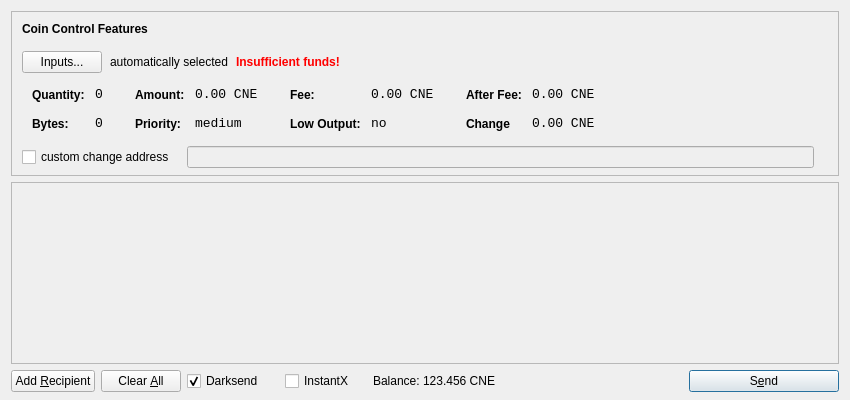
<?xml version="1.0" encoding="UTF-8"?>
<ui version="4.0">
 <class>SendCoinsDialog</class>
 <widget class="QDialog" name="SendCoinsDialog">
  <property name="geometry">
   <rect>
    <x>0</x>
    <y>0</y>
    <width>850</width>
    <height>400</height>
   </rect>
  </property>
  <property name="windowTitle">
   <string>Send Coins</string>
  </property>
  <layout class="QVBoxLayout" name="verticalLayout" stretch="0,1,0">
   <property name="bottomMargin">
    <number>8</number>
   </property>
   <item>
    <widget class="QFrame" name="frameCoinControl">
     <property name="sizePolicy">
      <sizepolicy hsizetype="Expanding" vsizetype="Expanding">
       <horstretch>0</horstretch>
       <verstretch>0</verstretch>
      </sizepolicy>
     </property>
     <property name="maximumSize">
      <size>
       <width>16777215</width>
       <height>16777215</height>
      </size>
     </property>
     <property name="frameShape">
      <enum>QFrame::StyledPanel</enum>
     </property>
     <property name="frameShadow">
      <enum>QFrame::Sunken</enum>
     </property>
     <layout class="QVBoxLayout" name="verticalLayoutCoinControl2">
      <property name="spacing">
       <number>-1</number>
      </property>
      <property name="leftMargin">
       <number>0</number>
      </property>
      <property name="topMargin">
       <number>0</number>
      </property>
      <property name="rightMargin">
       <number>0</number>
      </property>
      <property name="bottomMargin">
       <number>6</number>
      </property>
      <item>
       <layout class="QVBoxLayout" name="verticalLayoutCoinControl" stretch="0,0,0,0,1">
        <property name="spacing">
         <number>0</number>
        </property>
        <property name="leftMargin">
         <number>10</number>
        </property>
        <property name="topMargin">
         <number>10</number>
        </property>
        <item>
         <layout class="QHBoxLayout" name="horizontalLayoutCoinControl1">
          <property name="bottomMargin">
           <number>15</number>
          </property>
          <item>
           <widget class="QLabel" name="labelCoinControlFeatures">
            <property name="sizePolicy">
             <sizepolicy hsizetype="Preferred" vsizetype="Maximum">
              <horstretch>0</horstretch>
              <verstretch>0</verstretch>
             </sizepolicy>
            </property>
            <property name="font">
             <font>
              <weight>75</weight>
              <bold>true</bold>
             </font>
            </property>
            <property name="styleSheet">
             <string notr="true">font-weight:bold;</string>
            </property>
            <property name="text">
             <string>Coin Control Features</string>
            </property>
           </widget>
          </item>
         </layout>
        </item>
        <item>
         <layout class="QHBoxLayout" name="horizontalLayoutCoinControl2" stretch="0,0,0,0">
          <property name="spacing">
           <number>8</number>
          </property>
          <property name="bottomMargin">
           <number>10</number>
          </property>
          <item>
           <widget class="QPushButton" name="pushButtonCoinControl">
            <property name="styleSheet">
             <string notr="true"/>
            </property>
            <property name="text">
             <string>Inputs...</string>
            </property>
           </widget>
          </item>
          <item>
           <widget class="QLabel" name="labelCoinControlAutomaticallySelected">
            <property name="text">
             <string>automatically selected</string>
            </property>
            <property name="margin">
             <number>5</number>
            </property>
           </widget>
          </item>
          <item>
           <widget class="QLabel" name="labelCoinControlInsuffFunds">
            <property name="font">
             <font>
              <weight>75</weight>
              <bold>true</bold>
             </font>
            </property>
            <property name="styleSheet">
             <string notr="true">color:red;font-weight:bold;</string>
            </property>
            <property name="text">
             <string>Insufficient funds!</string>
            </property>
            <property name="margin">
             <number>5</number>
            </property>
           </widget>
          </item>
          <item>
           <spacer name="horizontalSpacerCoinControl">
            <property name="orientation">
             <enum>Qt::Horizontal</enum>
            </property>
            <property name="sizeHint" stdset="0">
             <size>
              <width>40</width>
              <height>1</height>
             </size>
            </property>
           </spacer>
          </item>
         </layout>
        </item>
        <item>
         <widget class="QWidget" name="widgetCoinControl" native="true">
          <property name="sizePolicy">
           <sizepolicy hsizetype="Preferred" vsizetype="Preferred">
            <horstretch>0</horstretch>
            <verstretch>0</verstretch>
           </sizepolicy>
          </property>
          <property name="minimumSize">
           <size>
            <width>0</width>
            <height>0</height>
           </size>
          </property>
          <property name="styleSheet">
           <string notr="true"/>
          </property>
          <layout class="QHBoxLayout" name="horizontalLayoutCoinControl5">
           <property name="margin">
            <number>0</number>
           </property>
           <item>
            <layout class="QHBoxLayout" name="horizontalLayoutCoinControl3" stretch="0,0,0,1">
             <property name="spacing">
              <number>20</number>
             </property>
             <property name="topMargin">
              <number>0</number>
             </property>
             <property name="bottomMargin">
              <number>10</number>
             </property>
             <item>
              <layout class="QFormLayout" name="formLayoutCoinControl1">
               <property name="horizontalSpacing">
                <number>10</number>
               </property>
               <property name="verticalSpacing">
                <number>14</number>
               </property>
               <property name="leftMargin">
                <number>10</number>
               </property>
               <property name="topMargin">
                <number>4</number>
               </property>
               <property name="rightMargin">
                <number>6</number>
               </property>
               <item row="0" column="0">
                <widget class="QLabel" name="labelCoinControlQuantityText">
                 <property name="styleSheet">
                  <string notr="true">font-weight:bold;</string>
                 </property>
                 <property name="text">
                  <string>Quantity:</string>
                 </property>
                 <property name="margin">
                  <number>0</number>
                 </property>
                </widget>
               </item>
               <item row="0" column="1">
                <widget class="QLabel" name="labelCoinControlQuantity">
                 <property name="font">
                  <font>
                   <family>Monospace</family>
                   <pointsize>10</pointsize>
                  </font>
                 </property>
                 <property name="cursor">
                  <cursorShape>IBeamCursor</cursorShape>
                 </property>
                 <property name="contextMenuPolicy">
                  <enum>Qt::ActionsContextMenu</enum>
                 </property>
                 <property name="text">
                  <string>0</string>
                 </property>
                 <property name="margin">
                  <number>0</number>
                 </property>
                 <property name="textInteractionFlags">
                  <set>Qt::LinksAccessibleByMouse|Qt::TextSelectableByKeyboard|Qt::TextSelectableByMouse</set>
                 </property>
                </widget>
               </item>
               <item row="1" column="0">
                <widget class="QLabel" name="labelCoinControlBytesText">
                 <property name="styleSheet">
                  <string notr="true">font-weight:bold;</string>
                 </property>
                 <property name="text">
                  <string>Bytes:</string>
                 </property>
                </widget>
               </item>
               <item row="1" column="1">
                <widget class="QLabel" name="labelCoinControlBytes">
                 <property name="font">
                  <font>
                   <family>Monospace</family>
                   <pointsize>10</pointsize>
                  </font>
                 </property>
                 <property name="cursor">
                  <cursorShape>IBeamCursor</cursorShape>
                 </property>
                 <property name="contextMenuPolicy">
                  <enum>Qt::ActionsContextMenu</enum>
                 </property>
                 <property name="text">
                  <string>0</string>
                 </property>
                 <property name="textInteractionFlags">
                  <set>Qt::LinksAccessibleByMouse|Qt::TextSelectableByKeyboard|Qt::TextSelectableByMouse</set>
                 </property>
                </widget>
               </item>
              </layout>
             </item>
             <item>
              <layout class="QFormLayout" name="formLayoutCoinControl2">
               <property name="horizontalSpacing">
                <number>10</number>
               </property>
               <property name="verticalSpacing">
                <number>14</number>
               </property>
               <property name="leftMargin">
                <number>6</number>
               </property>
               <property name="topMargin">
                <number>4</number>
               </property>
               <property name="rightMargin">
                <number>6</number>
               </property>
               <item row="0" column="0">
                <widget class="QLabel" name="labelCoinControlAmountText">
                 <property name="styleSheet">
                  <string notr="true">font-weight:bold;</string>
                 </property>
                 <property name="text">
                  <string>Amount:</string>
                 </property>
                 <property name="margin">
                  <number>0</number>
                 </property>
                </widget>
               </item>
               <item row="0" column="1">
                <widget class="QLabel" name="labelCoinControlAmount">
                 <property name="font">
                  <font>
                   <family>Monospace</family>
                   <pointsize>10</pointsize>
                  </font>
                 </property>
                 <property name="cursor">
                  <cursorShape>IBeamCursor</cursorShape>
                 </property>
                 <property name="contextMenuPolicy">
                  <enum>Qt::ActionsContextMenu</enum>
                 </property>
                 <property name="text">
                  <string>0.00 CNE</string>
                 </property>
                 <property name="textInteractionFlags">
                  <set>Qt::LinksAccessibleByMouse|Qt::TextSelectableByKeyboard|Qt::TextSelectableByMouse</set>
                 </property>
                </widget>
               </item>
               <item row="1" column="0">
                <widget class="QLabel" name="labelCoinControlPriorityText">
                 <property name="styleSheet">
                  <string notr="true">font-weight:bold;</string>
                 </property>
                 <property name="text">
                  <string>Priority:</string>
                 </property>
                </widget>
               </item>
               <item row="1" column="1">
                <widget class="QLabel" name="labelCoinControlPriority">
                 <property name="font">
                  <font>
                   <family>Monospace</family>
                   <pointsize>10</pointsize>
                  </font>
                 </property>
                 <property name="cursor">
                  <cursorShape>IBeamCursor</cursorShape>
                 </property>
                 <property name="contextMenuPolicy">
                  <enum>Qt::ActionsContextMenu</enum>
                 </property>
                 <property name="text">
                  <string>medium</string>
                 </property>
                 <property name="textInteractionFlags">
                  <set>Qt::LinksAccessibleByMouse|Qt::TextSelectableByKeyboard|Qt::TextSelectableByMouse</set>
                 </property>
                </widget>
               </item>
              </layout>
             </item>
             <item>
              <layout class="QFormLayout" name="formLayoutCoinControl3">
               <property name="horizontalSpacing">
                <number>10</number>
               </property>
               <property name="verticalSpacing">
                <number>14</number>
               </property>
               <property name="leftMargin">
                <number>6</number>
               </property>
               <property name="topMargin">
                <number>4</number>
               </property>
               <property name="rightMargin">
                <number>6</number>
               </property>
               <item row="0" column="0">
                <widget class="QLabel" name="labelCoinControlFeeText">
                 <property name="styleSheet">
                  <string notr="true">font-weight:bold;</string>
                 </property>
                 <property name="text">
                  <string>Fee:</string>
                 </property>
                 <property name="margin">
                  <number>0</number>
                 </property>
                </widget>
               </item>
               <item row="0" column="1">
                <widget class="QLabel" name="labelCoinControlFee">
                 <property name="font">
                  <font>
                   <family>Monospace</family>
                   <pointsize>10</pointsize>
                  </font>
                 </property>
                 <property name="cursor">
                  <cursorShape>IBeamCursor</cursorShape>
                 </property>
                 <property name="contextMenuPolicy">
                  <enum>Qt::ActionsContextMenu</enum>
                 </property>
                 <property name="text">
                  <string>0.00 CNE</string>
                 </property>
                 <property name="textInteractionFlags">
                  <set>Qt::LinksAccessibleByMouse|Qt::TextSelectableByKeyboard|Qt::TextSelectableByMouse</set>
                 </property>
                </widget>
               </item>
               <item row="1" column="0">
                <widget class="QLabel" name="labelCoinControlLowOutputText">
                 <property name="styleSheet">
                  <string notr="true">font-weight:bold;</string>
                 </property>
                 <property name="text">
                  <string>Low Output:</string>
                 </property>
                </widget>
               </item>
               <item row="1" column="1">
                <widget class="QLabel" name="labelCoinControlLowOutput">
                 <property name="font">
                  <font>
                   <family>Monospace</family>
                   <pointsize>10</pointsize>
                  </font>
                 </property>
                 <property name="cursor">
                  <cursorShape>IBeamCursor</cursorShape>
                 </property>
                 <property name="contextMenuPolicy">
                  <enum>Qt::ActionsContextMenu</enum>
                 </property>
                 <property name="text">
                  <string>no</string>
                 </property>
                 <property name="textInteractionFlags">
                  <set>Qt::LinksAccessibleByMouse|Qt::TextSelectableByKeyboard|Qt::TextSelectableByMouse</set>
                 </property>
                </widget>
               </item>
              </layout>
             </item>
             <item>
              <layout class="QFormLayout" name="formLayoutCoinControl4">
               <property name="horizontalSpacing">
                <number>10</number>
               </property>
               <property name="verticalSpacing">
                <number>14</number>
               </property>
               <property name="leftMargin">
                <number>6</number>
               </property>
               <property name="topMargin">
                <number>4</number>
               </property>
               <property name="rightMargin">
                <number>6</number>
               </property>
               <item row="0" column="0">
                <widget class="QLabel" name="labelCoinControlAfterFeeText">
                 <property name="styleSheet">
                  <string notr="true">font-weight:bold;</string>
                 </property>
                 <property name="text">
                  <string>After Fee:</string>
                 </property>
                 <property name="margin">
                  <number>0</number>
                 </property>
                </widget>
               </item>
               <item row="0" column="1">
                <widget class="QLabel" name="labelCoinControlAfterFee">
                 <property name="font">
                  <font>
                   <family>Monospace</family>
                   <pointsize>10</pointsize>
                  </font>
                 </property>
                 <property name="cursor">
                  <cursorShape>IBeamCursor</cursorShape>
                 </property>
                 <property name="contextMenuPolicy">
                  <enum>Qt::ActionsContextMenu</enum>
                 </property>
                 <property name="text">
                  <string>0.00 CNE</string>
                 </property>
                 <property name="textInteractionFlags">
                  <set>Qt::LinksAccessibleByMouse|Qt::TextSelectableByKeyboard|Qt::TextSelectableByMouse</set>
                 </property>
                </widget>
               </item>
               <item row="1" column="0">
                <widget class="QLabel" name="labelCoinControlChangeText">
                 <property name="styleSheet">
                  <string notr="true">font-weight:bold;</string>
                 </property>
                 <property name="text">
                  <string>Change</string>
                 </property>
                </widget>
               </item>
               <item row="1" column="1">
                <widget class="QLabel" name="labelCoinControlChange">
                 <property name="font">
                  <font>
                   <family>Monospace</family>
                   <pointsize>10</pointsize>
                  </font>
                 </property>
                 <property name="cursor">
                  <cursorShape>IBeamCursor</cursorShape>
                 </property>
                 <property name="contextMenuPolicy">
                  <enum>Qt::ActionsContextMenu</enum>
                 </property>
                 <property name="text">
                  <string>0.00 CNE</string>
                 </property>
                 <property name="textInteractionFlags">
                  <set>Qt::LinksAccessibleByMouse|Qt::TextSelectableByKeyboard|Qt::TextSelectableByMouse</set>
                 </property>
                </widget>
               </item>
              </layout>
             </item>
            </layout>
           </item>
          </layout>
         </widget>
        </item>
        <item>
         <layout class="QHBoxLayout" name="horizontalLayoutCoinControl4" stretch="0,0,0">
          <property name="spacing">
           <number>12</number>
          </property>
          <property name="sizeConstraint">
           <enum>QLayout::SetDefaultConstraint</enum>
          </property>
          <property name="topMargin">
           <number>5</number>
          </property>
          <property name="rightMargin">
           <number>5</number>
          </property>
          <item>
           <widget class="QCheckBox" name="checkBoxCoinControlChange">
            <property name="text">
             <string>custom change address</string>
            </property>
           </widget>
          </item>
          <item>
           <widget class="QLineEdit" name="lineEditCoinControlChange">
            <property name="enabled">
             <bool>false</bool>
            </property>
            <property name="sizePolicy">
             <sizepolicy hsizetype="Expanding" vsizetype="Fixed">
              <horstretch>0</horstretch>
              <verstretch>0</verstretch>
             </sizepolicy>
            </property>
           </widget>
          </item>
          <item>
           <widget class="QLabel" name="labelCoinControlChangeLabel">
            <property name="sizePolicy">
             <sizepolicy hsizetype="Preferred" vsizetype="Expanding">
              <horstretch>0</horstretch>
              <verstretch>0</verstretch>
             </sizepolicy>
            </property>
            <property name="minimumSize">
             <size>
              <width>0</width>
              <height>0</height>
             </size>
            </property>
            <property name="text">
             <string/>
            </property>
            <property name="margin">
             <number>3</number>
            </property>
           </widget>
          </item>
         </layout>
        </item>
        <item>
         <spacer name="verticalSpacerCoinControl">
          <property name="orientation">
           <enum>Qt::Vertical</enum>
          </property>
          <property name="sizeHint" stdset="0">
           <size>
            <width>800</width>
            <height>1</height>
           </size>
          </property>
         </spacer>
        </item>
       </layout>
      </item>
     </layout>
    </widget>
   </item>
   <item>
    <widget class="QScrollArea" name="scrollArea">
     <property name="widgetResizable">
      <bool>true</bool>
     </property>
     <widget class="QWidget" name="scrollAreaWidgetContents">
      <property name="geometry">
       <rect>
        <x>0</x>
        <y>0</y>
        <width>830</width>
        <height>165</height>
       </rect>
      </property>
      <layout class="QVBoxLayout" name="verticalLayout_2">
       <property name="margin">
        <number>0</number>
       </property>
       <item>
        <layout class="QVBoxLayout" name="entries">
         <property name="spacing">
          <number>6</number>
         </property>
        </layout>
       </item>
       <item>
        <spacer name="verticalSpacer">
         <property name="orientation">
          <enum>Qt::Vertical</enum>
         </property>
         <property name="sizeHint" stdset="0">
          <size>
           <width>20</width>
           <height>40</height>
          </size>
         </property>
        </spacer>
       </item>
      </layout>
     </widget>
    </widget>
   </item>
   <item>
    <layout class="QHBoxLayout" name="horizontalLayout">
     <item>
      <widget class="QPushButton" name="addButton">
       <property name="toolTip">
        <string>Send to multiple recipients at once</string>
       </property>
       <property name="text">
        <string>Add &amp;Recipient</string>
       </property>
       <property name="autoDefault">
        <bool>false</bool>
       </property>
      </widget>
     </item>
     <item>
      <widget class="QPushButton" name="clearButton">
       <property name="sizePolicy">
        <sizepolicy hsizetype="Minimum" vsizetype="Fixed">
         <horstretch>0</horstretch>
         <verstretch>0</verstretch>
        </sizepolicy>
       </property>
       <property name="toolTip">
        <string>Remove all transaction fields</string>
       </property>
       <property name="text">
        <string>Clear &amp;All</string>
       </property>
       <property name="autoRepeatDelay">
        <number>300</number>
       </property>
       <property name="autoDefault">
        <bool>false</bool>
       </property>
      </widget>
     </item>
     <item>
      <layout class="QHBoxLayout" name="horizontalLayout_2">
       <property name="spacing">
        <number>3</number>
       </property>
        <item>
        <widget class="QCheckBox" name="checkUseDarksend">
         <property name="minimumSize">
          <size>
           <width>95</width>
           <height>0</height>
          </size>
         </property>
         <property name="text">
          <string>Darksend</string>
         </property>
         <property name="checked">
          <bool>true</bool>
         </property>
        </widget>
       </item>
       <item>
        <widget class="QCheckBox" name="checkInstantX">
         <property name="enabled">
          <bool>true</bool>
         </property>
         <property name="minimumSize">
          <size>
           <width>85</width>
           <height>0</height>
          </size>
         </property>
         <property name="text">
          <string>InstantX</string>
         </property>
        </widget>
       </item>
       <item>
        <widget class="QLabel" name="label">
         <property name="sizePolicy">
          <sizepolicy hsizetype="Preferred" vsizetype="Fixed">
           <horstretch>0</horstretch>
           <verstretch>0</verstretch>
          </sizepolicy>
         </property>
         <property name="text">
          <string>Balance:</string>
         </property>
        </widget>
       </item>
       <item>
        <widget class="QLabel" name="labelBalance">
         <property name="sizePolicy">
          <sizepolicy hsizetype="Preferred" vsizetype="Fixed">
           <horstretch>0</horstretch>
           <verstretch>0</verstretch>
          </sizepolicy>
         </property>
         <property name="cursor">
          <cursorShape>IBeamCursor</cursorShape>
         </property>
         <property name="text">
          <string>123.456 CNE</string>
         </property>
         <property name="textInteractionFlags">
          <set>Qt::LinksAccessibleByMouse|Qt::TextSelectableByKeyboard|Qt::TextSelectableByMouse</set>
         </property>
        </widget>
       </item>
      </layout>
     </item>
     <item>
      <spacer name="horizontalSpacer">
       <property name="orientation">
        <enum>Qt::Horizontal</enum>
       </property>
       <property name="sizeHint" stdset="0">
        <size>
         <width>40</width>
         <height>20</height>
        </size>
       </property>
      </spacer>
     </item>
     <item>
      <widget class="QPushButton" name="sendButton">
       <property name="minimumSize">
        <size>
         <width>150</width>
         <height>0</height>
        </size>
       </property>
       <property name="toolTip">
        <string>Confirm the send action</string>
       </property>
       <property name="text">
        <string>S&amp;end</string>
       </property>
       <property name="icon">
        <iconset resource="../bitcoin.qrc">
         <normaloff>:/icons/send</normaloff>:/icons/send</iconset>
       </property>
       <property name="default">
        <bool>true</bool>
       </property>
      </widget>
     </item>
    </layout>
   </item>
  </layout>
 </widget>
 <resources>
  <include location="../bitcoin.qrc"/>
 </resources>
 <connections/>
</ui>
